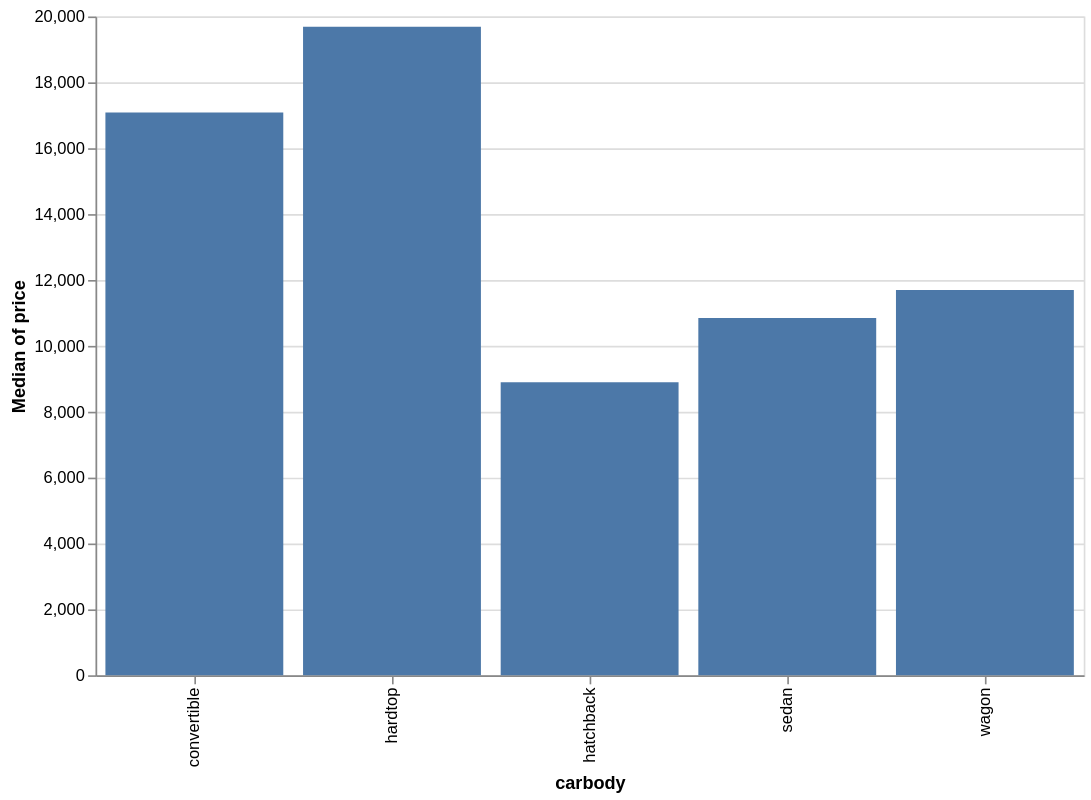

Notebook code cell kept with this figure:
### Code cell
alt.Chart(cars_data, height=400, width=600).mark_bar().encode(
    x='carbody',
    y='median(price)'
)

### Figure 1 — Vega-Lite specification as saved in the notebook (floating-point values rounded to 4 significant figures; data arrays with more than 128 entries replaced by an {"elided": "..."} marker saying what was removed)
{"config": {"view": {"continuousWidth": 300, "continuousHeight": 300}}, "data": {"name": "data-1bed9fbf2600d9190696f48c3511329a"}, "mark": {"type": "bar"}, "encoding": {"x": {"field": "carbody", "type": "nominal"}, "y": {"aggregate": "median", "field": "price", "type": "quantitative"}}, "height": 400, "width": 600, "$schema": "https://vega.github.io/schema/vega-lite/v6.1.0.json", "datasets": {"data-1bed9fbf2600d9190696f48c3511329a": {"elided": "205 records"}}}
